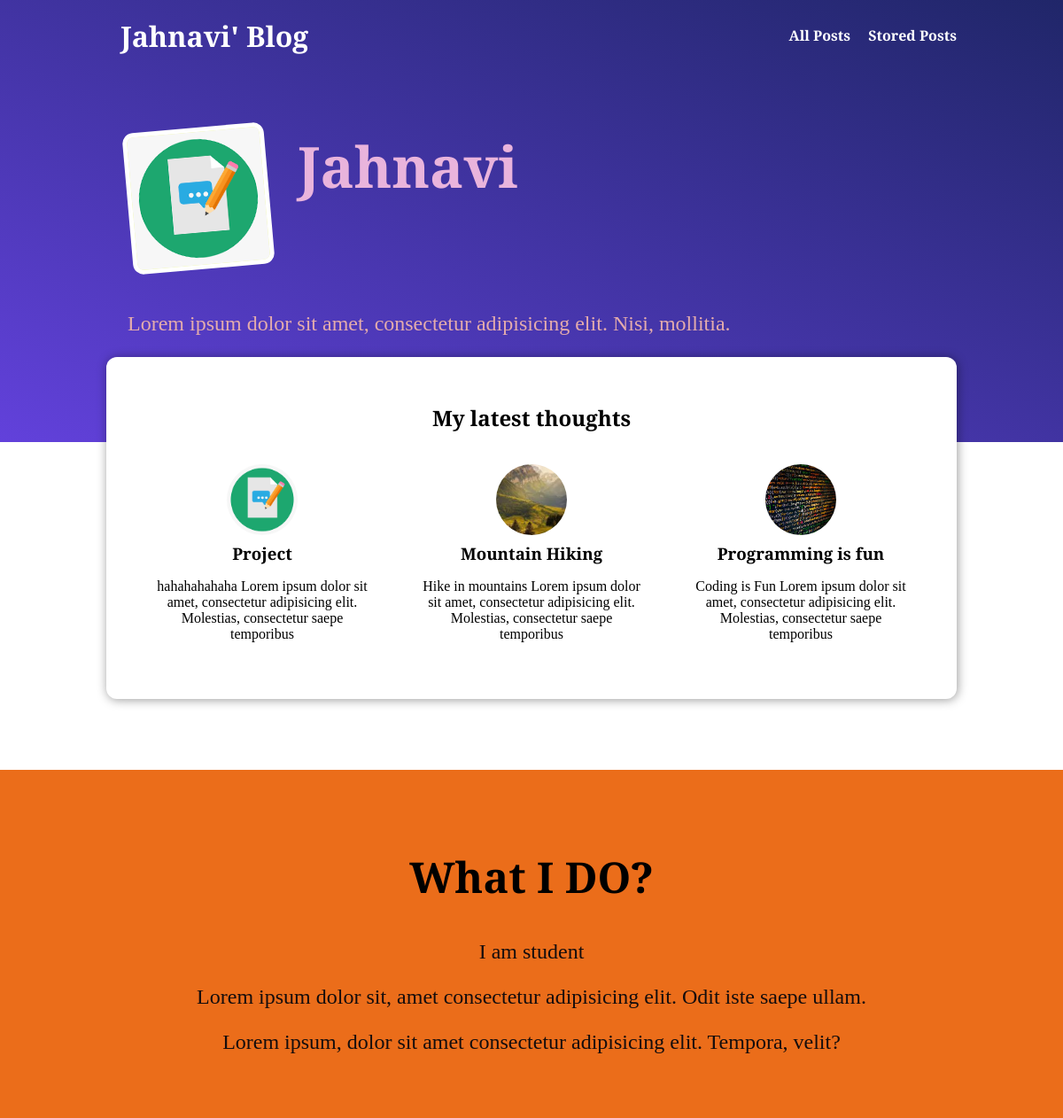
The page / on the database its author committed.
### blog/models.py (models this page shows, shortened)
class Post(models.Model):
    title=models.CharField(max_length=150)
    desc=models.CharField(max_length=200)
    image= models.ImageField(upload_to="posts",null=True)
    date=models.DateField(auto_now=True)
    slug=models.SlugField(unique=True,db_index=True)
    content=models.TextField(validators=[MinLengthValidator(10)])
    author=models.ForeignKey(Author,on_delete=models.SET_NULL,null=True,related_name="posts")
    tags=models.ManyToManyField(Tag)

### blog/views.py (the view)
# urls.py: path("",views.StartingPageView.as_view(), name="starting-page"),
class StartingPageView(ListView):
    template_name= "blog/index.html"
    model=Post
    ordering = ["-date"]
    context_object_name="posts"
    def get_queryset(self):
        queryset= super().get_queryset()
        data= queryset[:3]
        return data

### blog/templates/blog/index.html (shortened to what this page needs)
{% extends 'base.html' %}
{% load static %}
 {% block css_files %}
 <link rel="stylesheet" href="{% static 'blog/post.css' %}">
<link rel="stylesheet" href="{% static 'blog/index.css' %}">
{% endblock css_files %}
{% block content %}
<section id="welcome">
    <header>
        <img src="{% static 'blog/images/logo.png' %}" alt="Jahnavi- Author of this blog">
        <h2>Jahnavi </h2>
    </header>
    <p>Lorem ipsum dolor sit amet, consectetur adipisicing elit. Nisi, mollitia.</p>
</section>
<section id="latest-posts">
    <h2>My latest thoughts</h2>
    <ul>
        {% for post in posts%}
            {% include "blog/includes/post.html" %}
        {% endfor %}
    </ul>
</section>
<section id="about">
    <h2>What I DO?</h2>
    <p>I am student</p>
    <p>Lorem ipsum dolor sit, amet consectetur adipisicing elit. Odit iste saepe ullam.</p>
    <p>Lorem ipsum, dolor sit amet consectetur adipisicing elit. Tempora, velit?</p>
</section>
{% endblock content %}

### blog/templates/blog/includes/post.html (shortened to what this page needs)
<li>
    <article class="post">
        <a href="{% url 'post-detail-page' post.slug%}">
            <img src="{{post.image.url}}" alt="{{post.title}}">
            <div class="post_content">
                <h3>{{post.title}}</h3>
                <p>{{post.desc}}</p>
            </div>
        </a>
    </article>
</li>

### static/app.css (style rules this page uses)
html { font-family: 'Arvo', serif; }
body { margin: 0; }
* { box-sizing: border-box; }
h1,h2,h3 { font-family: 'Arvo', serif; font-weight: bold; }

### blog/static/blog/post.css (style rules this page uses)
.post { display: flex; flex-direction: column; align-items: center; text-align: center; }
.post a { text-decoration: none; color: black; transition: all 0.2s ease; padding: 1rem; }
.post img { width: 5rem; height: 5rem; object-fit: cover; border-radius: 50%; }
.post h3 { margin: 0.25rem 0; }

### blog/static/blog/index.css (style rules this page uses)
#welcome { background: linear-gradient(to right top, rgb(98, 65, 219), rgb(32, 38, 105)); padding: 6rem 12%; }
#welcome header { display: flex; align-items: flex-start; margin: 3rem auto; }
#welcome img { width: 10rem; height: 10rem; object-fit: cover; object-position: top; border: 5px solid white; border-radius: 12px; background-color: rgb(239, 247, 170) ; transform: rotate(-5deg); box-shadow: 0 2p 8px rgba(0, 0, 0 , 0.25); }
#welcome h2 { font-size: 4rem; margin: 0 0 0 2rem; color: rgb(233, 180, 220); width: 10rem; }
#welcome p { color: rgb(228, 172, 172); font-size: 1.5rem; }
#latest-posts { background-color: white; padding: 2rem; border-radius: 12px; width: 60rem; margin: -6rem auto 2rem auto; box-shadow: 1px 1px 12px rgba(0, 0, 0 , 0.4); }
#latest-posts h2 { text-align: center; }
#latest-posts ul { list-style: none; margin: 0; padding: 0; display: flex; gap: 1rem; }
#latest-posts li { flex: 1; }
#about { text-align: center; padding: 3rem; background-color: rgb(235, 109, 26) ; margin-top: 5rem; }
#about h2 { font-size: 3rem; }
#about p { font-size: 1.5rem; color: rgb(20, 13, 13); }

### rows shown on the page
Post: image (picture), title "Project", desc "hahahahahaha Lorem ipsum dolor sit amet, consectetur adipisicing elit. Molestias, consectetur saepe temporibus"
Post: image (picture), title "Mountain Hiking", desc "Hike in mountains Lorem ipsum dolor sit amet, consectetur adipisicing elit. Molestias, consectetur saepe temporibus"
Post: image (picture), title "Programming is fun", desc "Coding is Fun Lorem ipsum dolor sit amet, consectetur adipisicing elit. Molestias, consectetur saepe temporibus"
